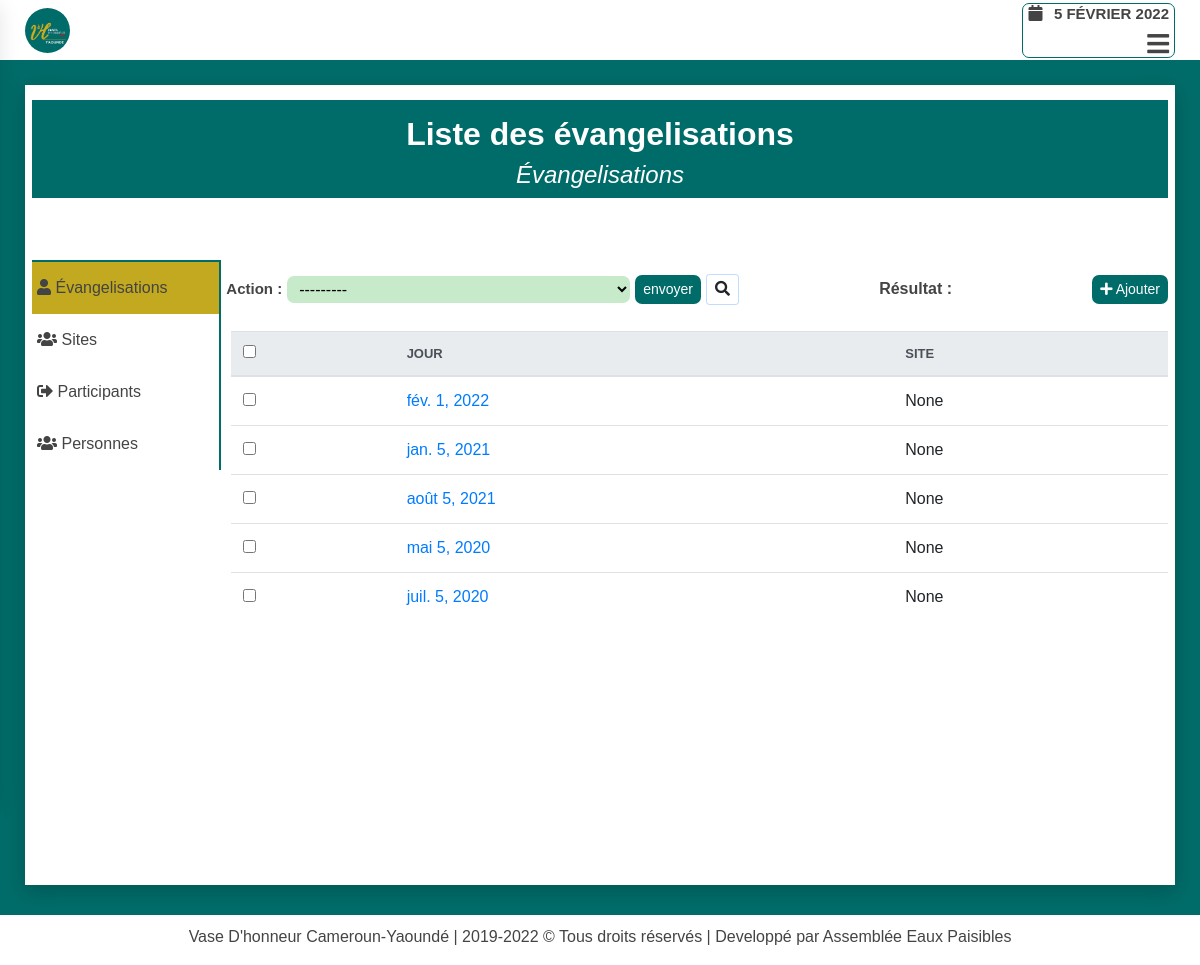
Screenshot of /evangelisation/operations/évangelisations/ (signed in) with the database file from the repository.
### evangelisation/models.py (models this page shows, shortened)
class Evangelisation(models.Model):
    status = (
        ('oui', 'Oui'),
        ('non', 'Non')
    )
    day = models.DateField(verbose_name="Jour d'évangélisation",
            default=timezone.now, unique=True,
            error_messages={'unique':"ce moment d'évangelisation existe déjà"})
    heure_de_debut = models.TimeField(default=timezone.now, verbose_name="Heure de début")
    heure_de_fin = models.TimeField(default=timezone.now, verbose_name="Heure de fin")
    site = models.ForeignKey(Site, related_name="evangelisations", verbose_name="Lieu d'évangelisation",
                            on_delete=models.SET_NULL, blank=True,  null=True)
    author = models.ForeignKey(User, related_name='evangs', on_delete=models.SET_NULL,
                                blank=True, null=True, verbose_name="créer par ")
    boss = models.ManyToManyField(Participant, related_name='participations',
                                blank=True, verbose_name="Qui sont présents ?")
    observation = models.TextField(verbose_name="Observations", null=True, blank=True)

### evangelisation/views.py (the view)
@login_required(login_url="user_login")
def evangelisation_app_operations(request, type_opera):
    return get_liste_models_and_template(request, type_opera)

### evangelisation/utils.py (called while the page is built)
def get_liste_models(type_opera):
    if type_opera=="participants":
        return Participant.objects.all()
    elif type_opera=="personnes":
        return Person.objects.all()
    elif type_opera=="sites":
        return Site.objects.all()
    elif type_opera=="évangelisations":
        return Evangelisation.objects.all()

### evangelisation/templates/pages/liste.html (shortened to what this page needs)
{% extends 'base.html' %}
{% block hamburger %}
<div class="menu-btn">
    <i class="fas fa-bars"></i>
</div>
{% endblock hamburger %}
{% block content %}
<div class="wrapper-head-liste">
    <div class="head-liste">
        <h2>Liste des {{type_opera}}</h2>
        <h4>Évangelisations</h4>
    </div>
</div>
<div class="wrapper-liste">
    <div class="row">
        <div class="col-md-2">
            {% include 'partials/operation-side-bar-link.html' %}
        </div>
        <div class="col-md-10">
            <div class="liste">
                <form id="form-suppresion-liste"
                    action="{% url 'evangelisation:evangelisation_app_operations_models_supprimer' type_opera %}"
                    method="post" class="form-group marg-top">
                    <div class="form-inline form">
                        <div class="form-field form-inline">
                            <label for="suppression">Action : </label>
                            <select name="objects" id="suppression">
                                <option value="---------">
                                    ---------
                                </option>
                            </select>
                            <button type="submit" class="btn btn-success btn-sm" id="btn-liste-delete">envoyer</button>
                            <button type="button"
                            class="btn btn-default btn-sm"
                            id="btn-search">
                                <i class="fas fa-search"></i>
                            </button>
                        </div>
                        <div class="counter-selected">
                            <b>Résultat : </b> <b id="selection" style="color:red;"></b>
                        </div>
                        <div class="wrapper-btn-add">
                            <a class="btn btn-success btn-sm btn-media-query"
                                href="{% url 'evangelisation:evangelisation_app_form_nbre' type_opera %}">
                                <i class="fas fa-plus"></i>
                                Ajouter
                        </a>
                        </div>
                    </div>
                    <div class="results" id="results">
                        {% if type_opera == "participants" %}
                            {% include 'pages/participant/liste_participant.html' %}
                        {% elif type_opera == "sites" %}
                            {% include 'pages/site/liste_site.html' %}
                        {% elif type_opera == "personnes" %}
                            {% include 'pages/personne/liste_personne.html' %}
                        {% elif type_opera == "évangelisations" %}
                            {% include 'pages/evangelisation/liste_evangelisation.html' %}
                        {% endif %}
                    </div>
                </form>
            </div>
        </div>
    </div>
</div>
{% endblock content %}

### evangelisation/templates/pages/evangelisation/table_evangelisation.html
{% for evang in models %}
<tr class="row-field">
    <td class="action-checkbox">
        <input type="checkbox" name="selected_action"
            value="{{ evang.id }} " class="action-select">
    </td>
    <td class="field">
        <a class="btn-link" href="{% url 'evangelisation:evangelisation_app_operations_modifier' 'évangelisations' evang.id  %}">
            {{ evang.day }}
        </a>
    </td>
    <td class="field">
        {{ evang.site }}
    </td>
</tr>
{% endfor %}

### static/css_root/style.css (style rules this page uses)
* { margin: 0; padding: 0; box-sizing: border-box; font-family: "Poppins", sans-serif; }
.col, .col-1, .col-10, .col-11, .col-12, .col-2, .col-3, .col-4, .col-5, .col-6, .col-7, .col-8, .col-9, .col-auto, .col-lg, .col-lg-1, .col-lg-10, .col-lg-11, .col-lg-12, .col-lg-2, .col-lg-3, .col-lg-4, .col-lg-5, .col-lg-6, .col-lg-7, .col-lg-8, .col-lg-9, .col-lg-auto, .col-md, .col-md-1, .col-md-10, .col-md-11, .col-md-12, .col-md-2, .col-md-3, .col-md-4, .col-md-5, .col-md-6, .col-md-7, .col-md-8, .col-md-9, .col-md-auto, .col-sm, .col-sm-1, .col-sm-10, .col-sm-11, .col-sm-12, .col-sm-2, .col-sm-3, .col-sm-4, .col-sm-5, .col-sm-6, .col-sm-7, .col-sm-8, .col-sm-9, .col-sm-auto, .col-xl, .col-xl-1, .col-xl-10, .col-xl-11, .col-xl-12, .col-xl-2, .col-xl-3, .col-xl-4, .col-xl-5, .col-xl-6, .col-xl-7, .col-xl-8, .col-xl-9, .col-xl-auto { padding: 0px; }
h2, h4, p, a, small, b, div, section { color: #444; }
.row { margin: 0; width: 100%; }
body { min-height: 100vh; background-color: #006c69; }
.menu-btn { position: relative; color: #444; font-size: 25px; text-align: right; width: 100%; cursor: pointer; font-weight: bold; }

### accounts/static/accounts/css/accounts.css (style rules this page uses)
.form-group label { font-weight: bold; font-size: 15px; }
.btn-success { background: #006c69; border: none; border-radius: 7px; }
.wrapper-head-liste { position: relative; background-color: #fff; width: 100%; display: flex; flex-direction: column; justify-content: center; align-items: center; padding: 15px 0px; }
.wrapper-head-liste .head-liste { display:flex; flex-direction: column; justify-content: center; align-items: center; width: 100%; background-color: #006c69; }
.head-liste h2 { display: block; color: #fff; font-weight: bold; margin-top: 15px; }
.head-liste h4 { display: block; font-style: italic; color: #fff; }
.wrapper-liste { width: 100%; }
.liste { display: flex; justify-content: space-between; flex-direction: column; flex-wrap: wrap; width: 100%; padding-left: 5px; margin-top: 35px; }
.liste form#form-suppresion-liste { width: 100%; }
.liste form#form-suppresion-liste label { padding: 5px 5px 5px 0px;font-weight: bold; }
select { padding: 4px 8px; border: none; margin-right: 5px; border-radius: 7px; background: #c7ebca; }
.results { margin-top: 25px; margin-left: 5px; position: relative; }
.form { justify-content: space-between; }
#btn-search { border: 1px solid rgb(0 123 255 / 25%); margin-left: 5px; }
#btn-search i { font-size: 15px; }

### evangelisation/static/evangelisation/css/evangelisation.css (style rules this page uses)
.marg-top { margin-top: 25px; }

### rows the page displays
Evangelisation: day "fév. 1, 2022", site "None"
Evangelisation: day "jan. 5, 2021", site "None"
Evangelisation: day "août 5, 2021", site "None"
Evangelisation: day "mai 5, 2020", site "None"
Evangelisation: day "juil. 5, 2020", site "None"

### other values shown
{{ type_opera }} "évangelisations"
